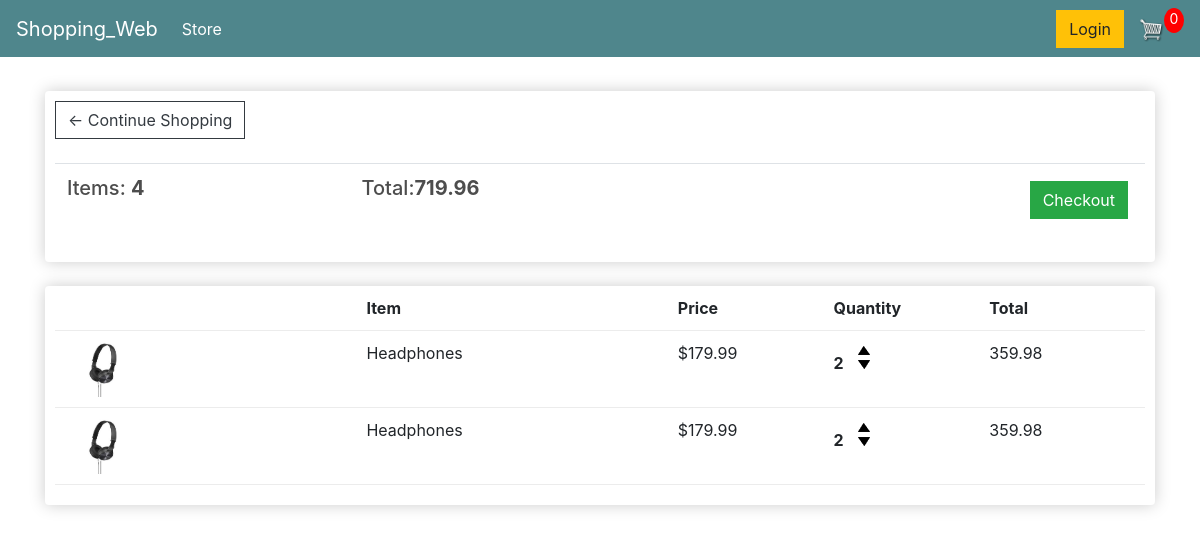
The app's page /cart/ (signed in) with its own data.
### store/models.py (models this page shows, shortened)
class Order(models.Model):
    customer = models.ForeignKey(Customer, on_delete=models.SET_NULL, null=True, blank=True)
    data_ordered = models.DateTimeField(auto_now_add=True)
    complete = models.BooleanField(default=False)
    transaction_id = models.CharField(max_length=100, null=True)
    @property
    def get_cart_total(self):
        orderitems = self.orderitem_set.all()
        total = sum([item.get_total for item in orderitems])
        return total
    @property
    def get_cart_items(self):
        orderitems = self.orderitem_set.all()
        total = sum([item.quantity for item in orderitems])
        return total

class OrderItem(models.Model):
    product = models.ForeignKey(Product, on_delete=models.SET_NULL, null=True)
    order = models.ForeignKey(Order, on_delete=models.SET_NULL, null=True)
    quantity = models.IntegerField(default=0, null=True, blank=True)
    data_added = models.DateTimeField(auto_now_add=True)
    @property
    def get_total(self):
        total = self.product.price * self.quantity
        return total

class Product(models.Model):
    name = models.CharField(max_length=200)
    price = models.FloatField()
    digital = models.BooleanField(default=False, null=True, blank=True)
    image = models.ImageField(null=True, blank=True)
    @property
    def imageURL(self):
        try:
            url = self.image.url
        except:
            url = ''
        return url

### store/views.py (the view)
# urls.py: path('cart/',views.cart, name="cart"),
def cart(request):
    if request.user.is_authenticated:
        customer = request.user.customer
        order,created = Order.objects.get_or_create(customer=customer, complete=False)
        items = order.orderitem_set.all()
    else:
        items = [],
        order = {'get_cart_total':0, 'get_cart_items':0}
    context = {'items':items,'order':order}
    return render(request, 'store/cart.html', context)

### store/templates/store/Cart.html
{% extends 'store/main.html' %}
{% load static %}
{% block content %}
	<div class="row">
		<div class="col-lg-12">
			<div class="box-element">
				<a  class="btn btn-outline-dark" href="{% url 'store' %}">&#x2190; Continue Shopping</a>
				<br>
				<br>
				<table class="table">
					<tr>
						<th><h5>Items: <strong>{{order.get_cart_items}}</strong></h5></th>
						<th><h5>Total:<strong>{{order.get_cart_total|floatformat:2}}</strong></h5></th>
						<th>
							<a  style="float:right; margin:5px;" class="btn btn-success" href="{% url 'checkout' %}">Checkout</a>
						</th>
					</tr>
				</table>
			</div>
			<br>
			<div class="box-element">
				<div class="cart-row">
					<div style="flex:2"></div>
					<div style="flex:2"><strong>Item</strong></div>
					<div style="flex:1"><strong>Price</strong></div>
					<div style="flex:1"><strong>Quantity</strong></div>
					<div style="flex:1"><strong>Total</strong></div>
				</div>
                {% for item in items %}
                <div class="cart-row">
					<div style="flex:2"><img class="row-image" src="{{item.product.imageURL}}"></div>
					<div style="flex:2"><p>{{item.product.name}}</p></div>
					<div style="flex:1"><p>${{item.product.price|floatformat:2}}</p></div>
					<div style="flex:1">
						<p class="quantity">{{item.quantity}}</p>
						<div class="quantity">
							<img class="chg-quantity" src="{% static  'images/arrow-up.png' %}">
							<img class="chg-quantity" src="{% static  'images/arrow-down.png' %}">
						</div>
					</div>
					<div style="flex:1"><p>{{item.get_total}}</p></div>
				</div>
                {% endfor %}
			</div>
		</div>
	</div>
{% endblock content %}

### static/css/main.css (style rules this page uses)
body { background-color: rgb(255, 255, 255); }
h1,h2,h3,h4,h5,h6 { color:hsl(0, 0%, 30%); }
.box-element { box-shadow:hsl(0, 0%, 80%) 0 0 16px; background-color: #fff; border-radius: 4px; padding: 10px; }
.col-lg-4, .col-lg-6, .col-lg-8, .col-lg-12 { margin-top: 10px; }
.btn { border-radius: 0; }
.row-image { width: 100px; }
.cart-row { display: flex; align-items: flex-stretch; padding-bottom: 10px; margin-bottom: 10px; border-bottom: 1px solid #ececec; }
.quantity { display: inline-block; font-weight: 700; padding-right:10px; }
.chg-quantity { width: 12px; cursor: pointer; display: block; margin-top: 5px; transition:.1s; }

### records on screen
Order: get_cart_items "4", get_cart_total "719.96"
OrderItem: product.imageURL (picture), product.name "Headphones", product.price "179.99", quantity "2", get_total "359.98"
OrderItem: product.imageURL (picture), product.name "Headphones", product.price "179.99", quantity "2", get_total "359.98"
